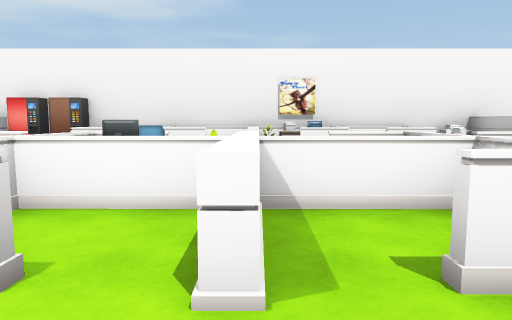
view 1 (above)

13 first-person views from a walk through a 3-D level made in the Unity game engine. The camera is 1.2 m above the floor, tilts 6° down and sees 70° across. The floor is counted in squares, 2 m on a side. Each view is taken from the middle of a square. On the plan, view 1 faces up. The plan holds only what a view shows up to about 10 squares ahead; the rest is blank. The player character is not drawn.

view 2
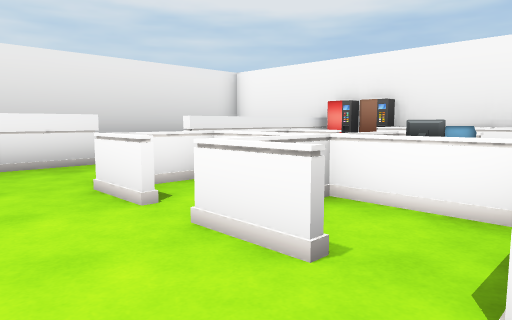

view 3
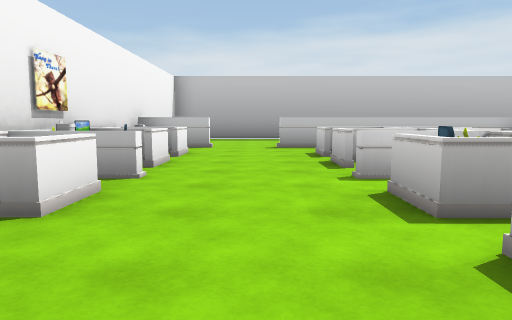

view 4
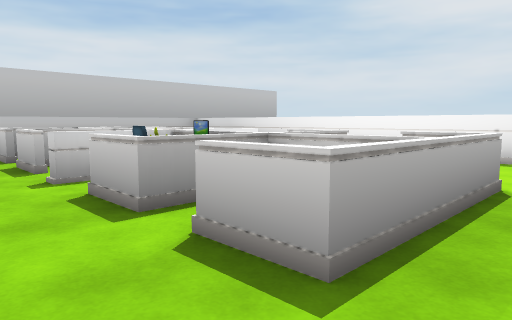

view 5
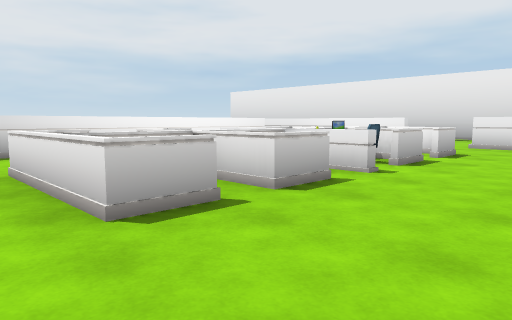

view 6
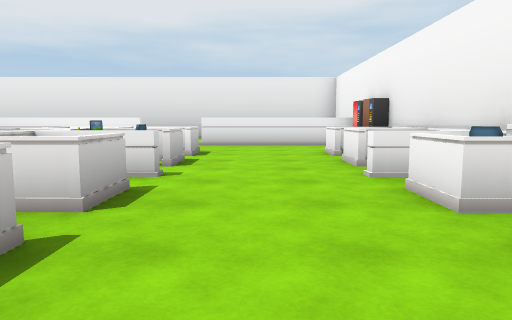

view 7
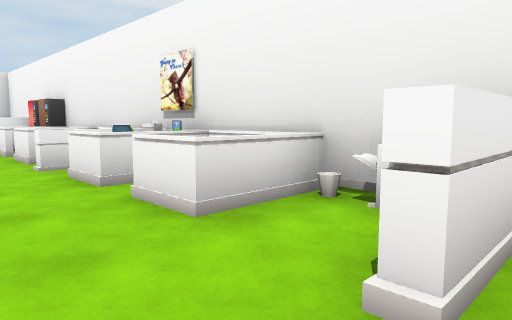

view 8
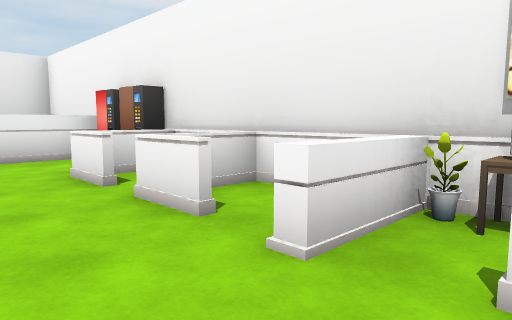

view 9
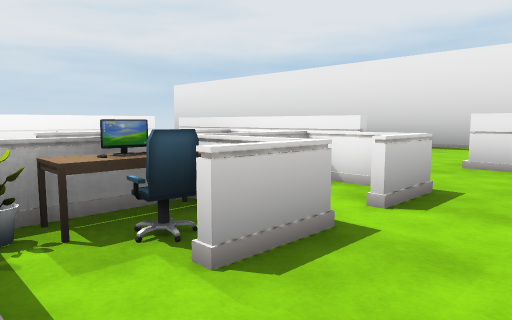

view 10
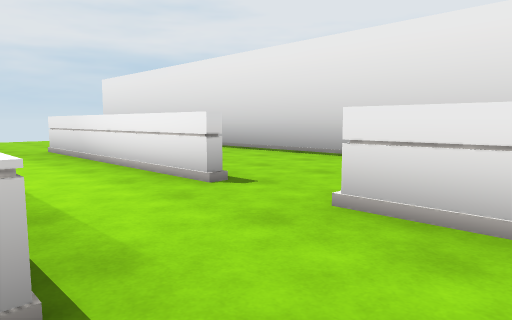

view 11
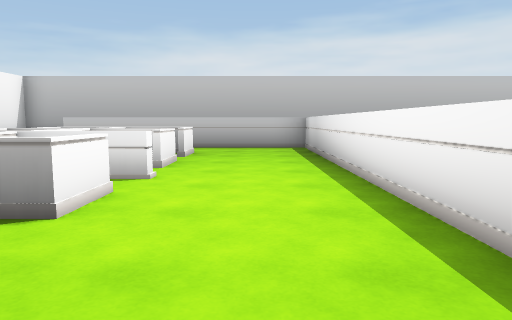

view 12
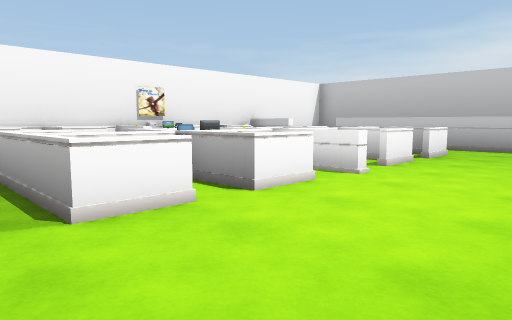

view 13
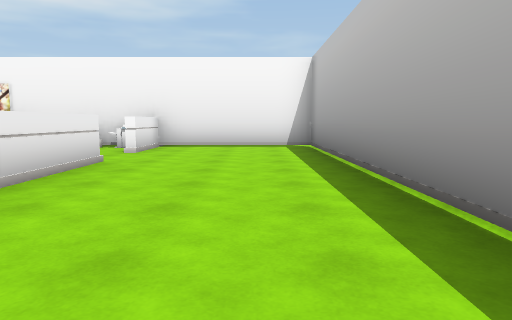

### Floor plan
Points are (right, up) in squares from view 1. A wall is a line through its corners. A room is listed if a view was taken in it or the views show most of it. See-through windows are left out.
Room 1 (views 1, 2, 3, 4, 5, 6, 8, 9, 10, 11, 12)
walls: (4.5, 6) (4.5, 7.8); (-3.5, 7.8) (-3.5, 7.3) (-4.2, 7.3); (-5.2, 2.2) (-5.2, -1.5); (-3.5, -1.2) (4.5, -1.2) (4.5, 4.5); (-5.2, 7.8) (-5.2, 3.5); (5.6, 7.7) (4.4, 7.7)
low walls: (0, 2.4) (0, 1.3); (-0.2, 1.2) (-0.2, 2.6)
ways out: opening at (-5, 3) to room 2; opening at (-4, -1) to room 2; opening at (4.5, 5.5) to room 2
objects: other object (-3, 1) to (-1, 4); other object (-3, 6) to (-1, 8); other object (-1, 3); other object (0, 3); other object (0, 7); other object (0, 8); other object (1, 1) to (3, 4); other object (1, 7); other object (1, 8); other object (2, 7); other object (2, 7) to (3, 8); other object (4, 7) to (4, 8)
Room 2 (views 7, 13)
walls: (-5.2, -1.5) (-5.2, -3); (4.7, 4.5) (4.7, 2.2); (8.3, 0.7) (8.3, 7.7) (5.6, 7.7); (4.7, 7.8) (4.7, 6); (-5.1, 7.7) (-8.6, 7.7) (-8.6, 6.6); (-8.6, 5.8) (-8.6, -2.5)
ways out: opening at (-5, 3) to room 1; opening at (-4, -1) to room 1; opening at (4.5, 5.5) to room 1

Where each view was taken, in squares from view 1:
view 1: 0 up, 0 right, facing up
view 2: 0 up, 0 right, facing up-left
view 3: 5 up, 4 left, facing right
view 4: 5 up, 4 left, facing down-right
view 5: 6 up, 4 right, facing down-left
view 6: 5 up, 4 right, facing left
view 7: 5 up, 5 right, facing up-left
view 8: 5 up, 1 right, facing up-left
view 9: 5 up, 0 right, facing down-left
view 10: 5 up, 3 left, facing down-left
view 11: 0 up, 4 left, facing right
view 12: 1 down, 4 left, facing up-right
view 13: 1 down, 7 right, facing up
